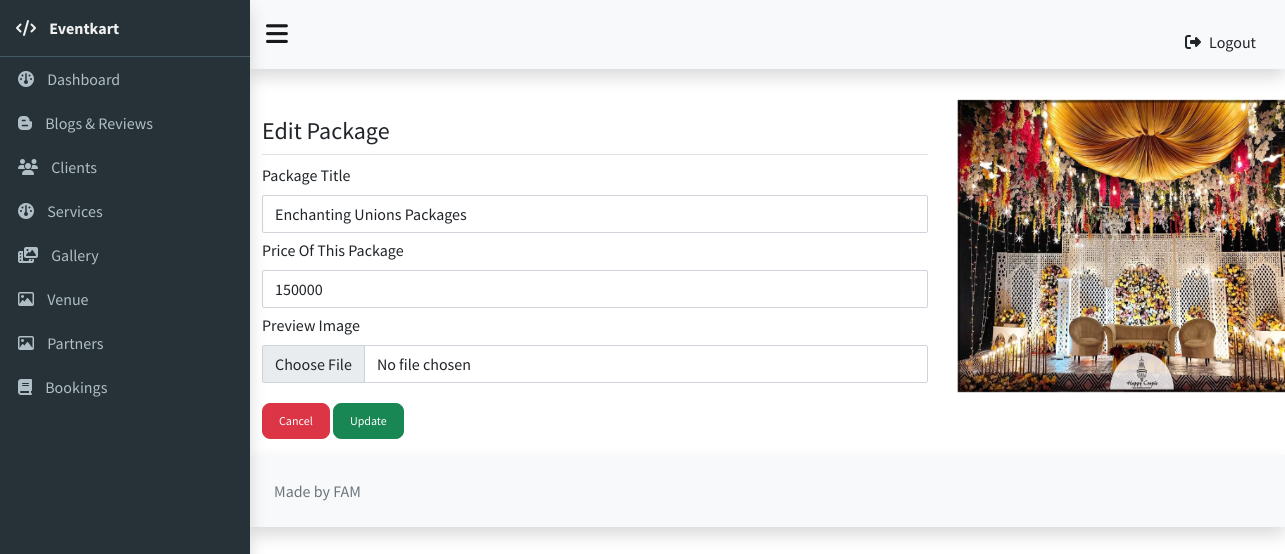
Screenshot of /admin-panel/wedding_edit.php?id=22 with the database file from the repository.
### tables this page shows
CREATE TABLE `wedding_service` (
  `id` int(11) NOT NULL,
  `service_type` varchar(70) NOT NULL,
  `image` text NOT NULL,
  `price` varchar(100) NOT NULL
);

### admin-panel/wedding_edit.php (the view, shortened to what this page needs)
<?php
include 'config/dbconn.php';
$id = $_GET['id'];
$query = "SELECT * FROM wedding_service WHERE id='$id'";
$result = mysqli_query($connection, $query);
$row = mysqli_fetch_assoc($result);
?>
<!doctype html>
<html lang="en">
<head>
    <link rel="stylesheet" type="text/css"
        href="https://cdn.materialdesignicons.com/2.1.19/css/materialdesignicons.min.css">
    <link rel="stylesheet" href="assests/css/blogs.css">
    <link rel="stylesheet" href="https://cdn.datatables.net/1.13.8/css/dataTables.bootstrap4.min.css">
    <link rel="stylesheet" href=" https://cdn.datatables.net/1.13.7/css/jquery.dataTables.min.css">
</head>
<body>
    <?php
    include("includes/header.php");
    include("includes/sidebar.php");
    include("includes/topbar.php");
    ?>
    <div class="container">
        <div class="row">
            <div class="col-lg-8 pl-3 pb-3 box-shadow mt-4">
                <form method="post" action="" enctype="multipart/form-data">
                    <h4 class="h4 mt-4 pb-2" style="border-bottom: 1px solid #dee2e6!important;">Edit Package</h4>
                    <div class="form-group">
                        <label for="service_type">Package Title</label>
                        <input type="text" name="service_type" value="<?php echo $row['service_type'] ?>"
                            class="form-control" id="wedding_type" placeholder="Enter package name">
                    </div>
                    <div class="form-group">
                        <label for="price">Price Of This Package</label>
                        <input type="text" name="price" value="<?php echo $row['price'] ?>" class="form-control"
                            id="price" placeholder="Enter the price">
                    </div>
                    <div class="form-group">
                        <label for="image">Preview Image</label>
                        <input type="file" name="image" id="image" class="form-control">
                    </div>
                    <a href="service_list.php" class="btn btn-lg btn-danger float-right"
                        style="font-size: 12px;">Cancel</a>
                    <button type="submit" name="update" value="Update Details"
                        class="btn btn-lg btn-success float-right mr-2" style="font-size: 12px;">Update</button>
            </div>
            <div class="col-lg-4 mt-4">
                <img src="<?php echo $row['image'] ?>" width="380" height="306" alt="">
            </div>
        </div>
    </div>
    <?php
    include("includes/footer.php");
    ?>
</body>
</html>

### admin-panel/assests/css/main.css (style rules this page uses)
html { scroll-behavior:smooth }
body { font-family:"Source Sans Pro",sans-serif }

### admin-panel/wedding_edit.php (style rules this page uses)
.form-control { margin-top: 8px; margin-bottom: 5px; }
.btn { margin-top: 15px; }

### rows the page displays
wedding_service: service_type "Enchanting Unions Packages", price "150000", image (picture)
